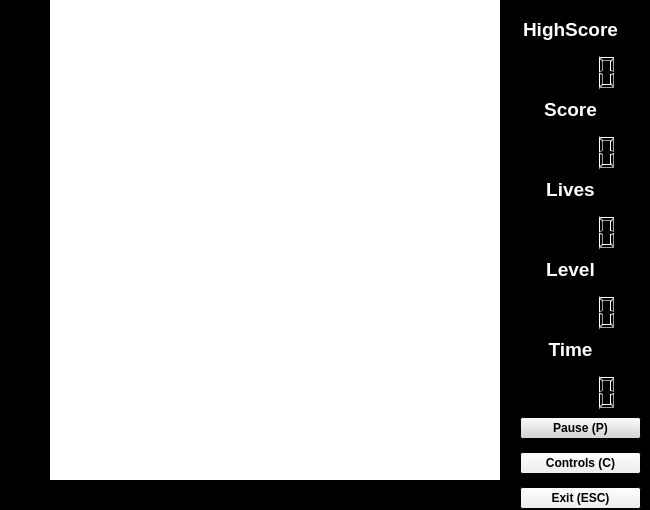
<?xml version="1.0" encoding="UTF-8"?>
<ui version="4.0">
 <class>Pacmanwindow</class>
 <widget class="QDialog" name="Pacmanwindow">
  <property name="geometry">
   <rect>
    <x>0</x>
    <y>0</y>
    <width>650</width>
    <height>510</height>
   </rect>
  </property>
  <property name="minimumSize">
   <size>
    <width>650</width>
    <height>510</height>
   </size>
  </property>
  <property name="maximumSize">
   <size>
    <width>650</width>
    <height>510</height>
   </size>
  </property>
  <property name="palette">
   <palette>
    <active>
     <colorrole role="Base">
      <brush brushstyle="SolidPattern">
       <color alpha="255">
        <red>255</red>
        <green>255</green>
        <blue>255</blue>
       </color>
      </brush>
     </colorrole>
     <colorrole role="Window">
      <brush brushstyle="SolidPattern">
       <color alpha="255">
        <red>0</red>
        <green>0</green>
        <blue>0</blue>
       </color>
      </brush>
     </colorrole>
    </active>
    <inactive>
     <colorrole role="Base">
      <brush brushstyle="SolidPattern">
       <color alpha="255">
        <red>255</red>
        <green>255</green>
        <blue>255</blue>
       </color>
      </brush>
     </colorrole>
     <colorrole role="Window">
      <brush brushstyle="SolidPattern">
       <color alpha="255">
        <red>0</red>
        <green>0</green>
        <blue>0</blue>
       </color>
      </brush>
     </colorrole>
    </inactive>
    <disabled>
     <colorrole role="Base">
      <brush brushstyle="SolidPattern">
       <color alpha="255">
        <red>0</red>
        <green>0</green>
        <blue>0</blue>
       </color>
      </brush>
     </colorrole>
     <colorrole role="Window">
      <brush brushstyle="SolidPattern">
       <color alpha="255">
        <red>0</red>
        <green>0</green>
        <blue>0</blue>
       </color>
      </brush>
     </colorrole>
    </disabled>
   </palette>
  </property>
  <property name="windowTitle">
   <string notr="true"/>
  </property>
  <property name="autoFillBackground">
   <bool>true</bool>
  </property>
  <property name="sizeGripEnabled">
   <bool>false</bool>
  </property>
  <property name="modal">
   <bool>false</bool>
  </property>
  <widget class="QWidget" name="layoutWidget">
   <property name="geometry">
    <rect>
     <x>500</x>
     <y>10</y>
     <width>141</width>
     <height>81</height>
    </rect>
   </property>
   <layout class="QVBoxLayout" name="verticalLayout_6">
    <item>
     <widget class="QLabel" name="label_6">
      <property name="palette">
       <palette>
        <active>
         <colorrole role="WindowText">
          <brush brushstyle="SolidPattern">
           <color alpha="255">
            <red>255</red>
            <green>255</green>
            <blue>255</blue>
           </color>
          </brush>
         </colorrole>
        </active>
        <inactive>
         <colorrole role="WindowText">
          <brush brushstyle="SolidPattern">
           <color alpha="255">
            <red>255</red>
            <green>255</green>
            <blue>255</blue>
           </color>
          </brush>
         </colorrole>
        </inactive>
        <disabled>
         <colorrole role="WindowText">
          <brush brushstyle="SolidPattern">
           <color alpha="255">
            <red>127</red>
            <green>127</green>
            <blue>127</blue>
           </color>
          </brush>
         </colorrole>
        </disabled>
       </palette>
      </property>
      <property name="font">
       <font>
        <pointsize>14</pointsize>
        <weight>75</weight>
        <italic>false</italic>
        <bold>true</bold>
        <underline>false</underline>
       </font>
      </property>
      <property name="text">
       <string>HighScore</string>
      </property>
      <property name="textFormat">
       <enum>Qt::AutoText</enum>
      </property>
      <property name="alignment">
       <set>Qt::AlignCenter</set>
      </property>
     </widget>
    </item>
    <item>
     <widget class="QLCDNumber" name="highScroreLcdNumber_2">
      <property name="frameShape">
       <enum>QFrame::NoFrame</enum>
      </property>
      <property name="frameShadow">
       <enum>QFrame::Plain</enum>
      </property>
      <property name="digitCount">
       <number>5</number>
      </property>
      <property name="segmentStyle">
       <enum>QLCDNumber::Outline</enum>
      </property>
     </widget>
    </item>
   </layout>
  </widget>
  <widget class="QGraphicsView" name="graphicsView">
   <property name="geometry">
    <rect>
     <x>50</x>
     <y>0</y>
     <width>450</width>
     <height>480</height>
    </rect>
   </property>
   <property name="minimumSize">
    <size>
     <width>450</width>
     <height>480</height>
    </size>
   </property>
   <property name="maximumSize">
    <size>
     <width>640</width>
     <height>480</height>
    </size>
   </property>
   <property name="frameShape">
    <enum>QFrame::NoFrame</enum>
   </property>
   <property name="frameShadow">
    <enum>QFrame::Plain</enum>
   </property>
   <property name="verticalScrollBarPolicy">
    <enum>Qt::ScrollBarAlwaysOff</enum>
   </property>
   <property name="horizontalScrollBarPolicy">
    <enum>Qt::ScrollBarAlwaysOff</enum>
   </property>
   <property name="backgroundBrush">
    <brush brushstyle="SolidPattern">
     <color alpha="255">
      <red>0</red>
      <green>0</green>
      <blue>0</blue>
     </color>
    </brush>
   </property>
  </widget>
  <widget class="QWidget" name="layoutWidget_3">
   <property name="geometry">
    <rect>
     <x>500</x>
     <y>170</y>
     <width>141</width>
     <height>81</height>
    </rect>
   </property>
   <layout class="QVBoxLayout" name="verticalLayout_7">
    <item>
     <widget class="QLabel" name="label_7">
      <property name="palette">
       <palette>
        <active>
         <colorrole role="WindowText">
          <brush brushstyle="SolidPattern">
           <color alpha="255">
            <red>255</red>
            <green>255</green>
            <blue>255</blue>
           </color>
          </brush>
         </colorrole>
        </active>
        <inactive>
         <colorrole role="WindowText">
          <brush brushstyle="SolidPattern">
           <color alpha="255">
            <red>255</red>
            <green>255</green>
            <blue>255</blue>
           </color>
          </brush>
         </colorrole>
        </inactive>
        <disabled>
         <colorrole role="WindowText">
          <brush brushstyle="SolidPattern">
           <color alpha="255">
            <red>127</red>
            <green>127</green>
            <blue>127</blue>
           </color>
          </brush>
         </colorrole>
        </disabled>
       </palette>
      </property>
      <property name="font">
       <font>
        <pointsize>14</pointsize>
        <weight>75</weight>
        <bold>true</bold>
       </font>
      </property>
      <property name="text">
       <string>Lives</string>
      </property>
      <property name="alignment">
       <set>Qt::AlignCenter</set>
      </property>
     </widget>
    </item>
    <item>
     <widget class="QLCDNumber" name="livesLcdNumber_2">
      <property name="frameShape">
       <enum>QFrame::NoFrame</enum>
      </property>
      <property name="segmentStyle">
       <enum>QLCDNumber::Outline</enum>
      </property>
     </widget>
    </item>
   </layout>
  </widget>
  <widget class="QWidget" name="layoutWidget_4">
   <property name="geometry">
    <rect>
     <x>500</x>
     <y>330</y>
     <width>141</width>
     <height>81</height>
    </rect>
   </property>
   <layout class="QVBoxLayout" name="verticalLayout_8">
    <item>
     <widget class="QLabel" name="label_8">
      <property name="palette">
       <palette>
        <active>
         <colorrole role="WindowText">
          <brush brushstyle="SolidPattern">
           <color alpha="255">
            <red>255</red>
            <green>255</green>
            <blue>255</blue>
           </color>
          </brush>
         </colorrole>
        </active>
        <inactive>
         <colorrole role="WindowText">
          <brush brushstyle="SolidPattern">
           <color alpha="255">
            <red>255</red>
            <green>255</green>
            <blue>255</blue>
           </color>
          </brush>
         </colorrole>
        </inactive>
        <disabled>
         <colorrole role="WindowText">
          <brush brushstyle="SolidPattern">
           <color alpha="255">
            <red>127</red>
            <green>127</green>
            <blue>127</blue>
           </color>
          </brush>
         </colorrole>
        </disabled>
       </palette>
      </property>
      <property name="font">
       <font>
        <pointsize>14</pointsize>
        <weight>75</weight>
        <bold>true</bold>
       </font>
      </property>
      <property name="text">
       <string>Time</string>
      </property>
      <property name="alignment">
       <set>Qt::AlignCenter</set>
      </property>
     </widget>
    </item>
    <item>
     <widget class="QLCDNumber" name="timeLcdNumber_2">
      <property name="frameShape">
       <enum>QFrame::NoFrame</enum>
      </property>
      <property name="digitCount">
       <number>5</number>
      </property>
      <property name="segmentStyle">
       <enum>QLCDNumber::Outline</enum>
      </property>
     </widget>
    </item>
   </layout>
  </widget>
  <widget class="QWidget" name="layoutWidget_2">
   <property name="geometry">
    <rect>
     <x>500</x>
     <y>90</y>
     <width>141</width>
     <height>81</height>
    </rect>
   </property>
   <layout class="QVBoxLayout" name="verticalLayout_9">
    <item>
     <widget class="QLabel" name="scoreLabel">
      <property name="palette">
       <palette>
        <active>
         <colorrole role="WindowText">
          <brush brushstyle="SolidPattern">
           <color alpha="255">
            <red>255</red>
            <green>255</green>
            <blue>255</blue>
           </color>
          </brush>
         </colorrole>
        </active>
        <inactive>
         <colorrole role="WindowText">
          <brush brushstyle="SolidPattern">
           <color alpha="255">
            <red>255</red>
            <green>255</green>
            <blue>255</blue>
           </color>
          </brush>
         </colorrole>
        </inactive>
        <disabled>
         <colorrole role="WindowText">
          <brush brushstyle="SolidPattern">
           <color alpha="255">
            <red>127</red>
            <green>127</green>
            <blue>127</blue>
           </color>
          </brush>
         </colorrole>
        </disabled>
       </palette>
      </property>
      <property name="font">
       <font>
        <pointsize>14</pointsize>
        <weight>75</weight>
        <bold>true</bold>
       </font>
      </property>
      <property name="lineWidth">
       <number>0</number>
      </property>
      <property name="text">
       <string>Score</string>
      </property>
      <property name="alignment">
       <set>Qt::AlignCenter</set>
      </property>
     </widget>
    </item>
    <item>
     <widget class="QLCDNumber" name="scoreLcdNumber_2">
      <property name="frameShape">
       <enum>QFrame::NoFrame</enum>
      </property>
      <property name="smallDecimalPoint">
       <bool>false</bool>
      </property>
      <property name="digitCount">
       <number>5</number>
      </property>
      <property name="segmentStyle">
       <enum>QLCDNumber::Outline</enum>
      </property>
     </widget>
    </item>
   </layout>
  </widget>
  <widget class="QLabel" name="label">
   <property name="geometry">
    <rect>
     <x>10</x>
     <y>10</y>
     <width>41</width>
     <height>71</height>
    </rect>
   </property>
   <property name="text">
    <string/>
   </property>
   <property name="pixmap">
    <pixmap resource="Images.qrc">:/images/pacright2.png</pixmap>
   </property>
  </widget>
  <widget class="QLabel" name="label_2">
   <property name="geometry">
    <rect>
     <x>0</x>
     <y>110</y>
     <width>51</width>
     <height>61</height>
    </rect>
   </property>
   <property name="text">
    <string/>
   </property>
   <property name="pixmap">
    <pixmap resource="Images.qrc">:/images/ghostrightblue2.png</pixmap>
   </property>
  </widget>
  <widget class="QLabel" name="label_3">
   <property name="geometry">
    <rect>
     <x>0</x>
     <y>220</y>
     <width>59</width>
     <height>61</height>
    </rect>
   </property>
   <property name="text">
    <string/>
   </property>
   <property name="pixmap">
    <pixmap resource="Images.qrc">:/images/ghostdownred1.png</pixmap>
   </property>
  </widget>
  <widget class="QLabel" name="label_4">
   <property name="geometry">
    <rect>
     <x>0</x>
     <y>330</y>
     <width>59</width>
     <height>61</height>
    </rect>
   </property>
   <property name="text">
    <string/>
   </property>
   <property name="pixmap">
    <pixmap resource="Images.qrc">:/images/ghostuporange1.png</pixmap>
   </property>
  </widget>
  <widget class="QLabel" name="label_5">
   <property name="geometry">
    <rect>
     <x>0</x>
     <y>430</y>
     <width>59</width>
     <height>61</height>
    </rect>
   </property>
   <property name="text">
    <string/>
   </property>
   <property name="pixmap">
    <pixmap resource="Images.qrc">:/images/ghostleft2.png</pixmap>
   </property>
  </widget>
  <widget class="QWidget" name="layoutWidget">
   <property name="geometry">
    <rect>
     <x>500</x>
     <y>250</y>
     <width>141</width>
     <height>81</height>
    </rect>
   </property>
   <layout class="QVBoxLayout" name="verticalLayout">
    <item>
     <widget class="QLabel" name="label_10">
      <property name="palette">
       <palette>
        <active>
         <colorrole role="WindowText">
          <brush brushstyle="SolidPattern">
           <color alpha="255">
            <red>255</red>
            <green>255</green>
            <blue>255</blue>
           </color>
          </brush>
         </colorrole>
        </active>
        <inactive>
         <colorrole role="WindowText">
          <brush brushstyle="SolidPattern">
           <color alpha="255">
            <red>255</red>
            <green>255</green>
            <blue>255</blue>
           </color>
          </brush>
         </colorrole>
        </inactive>
        <disabled>
         <colorrole role="WindowText">
          <brush brushstyle="SolidPattern">
           <color alpha="255">
            <red>127</red>
            <green>127</green>
            <blue>127</blue>
           </color>
          </brush>
         </colorrole>
        </disabled>
       </palette>
      </property>
      <property name="font">
       <font>
        <pointsize>14</pointsize>
        <weight>75</weight>
        <bold>true</bold>
       </font>
      </property>
      <property name="text">
       <string>Level</string>
      </property>
      <property name="alignment">
       <set>Qt::AlignCenter</set>
      </property>
     </widget>
    </item>
    <item>
     <widget class="QLCDNumber" name="levelLcdNumber_2">
      <property name="frameShape">
       <enum>QFrame::NoFrame</enum>
      </property>
      <property name="segmentStyle">
       <enum>QLCDNumber::Outline</enum>
      </property>
     </widget>
    </item>
   </layout>
  </widget>
  <widget class="QWidget" name="">
   <property name="geometry">
    <rect>
     <x>520</x>
     <y>410</y>
     <width>121</width>
     <height>109</height>
    </rect>
   </property>
   <layout class="QVBoxLayout" name="verticalLayout_2">
    <item>
     <widget class="QPushButton" name="pauseButton">
      <property name="palette">
       <palette>
        <active>
         <colorrole role="Button">
          <brush brushstyle="SolidPattern">
           <color alpha="255">
            <red>213</red>
            <green>213</green>
            <blue>213</blue>
           </color>
          </brush>
         </colorrole>
        </active>
        <inactive>
         <colorrole role="Button">
          <brush brushstyle="SolidPattern">
           <color alpha="255">
            <red>213</red>
            <green>213</green>
            <blue>213</blue>
           </color>
          </brush>
         </colorrole>
        </inactive>
        <disabled>
         <colorrole role="Button">
          <brush brushstyle="SolidPattern">
           <color alpha="255">
            <red>213</red>
            <green>213</green>
            <blue>213</blue>
           </color>
          </brush>
         </colorrole>
        </disabled>
       </palette>
      </property>
      <property name="font">
       <font>
        <weight>75</weight>
        <bold>true</bold>
       </font>
      </property>
      <property name="text">
       <string>Pause (P)</string>
      </property>
      <property name="autoDefault">
       <bool>false</bool>
      </property>
      <property name="default">
       <bool>false</bool>
      </property>
      <property name="flat">
       <bool>false</bool>
      </property>
     </widget>
    </item>
    <item>
     <widget class="QPushButton" name="controlsButton">
      <property name="enabled">
       <bool>true</bool>
      </property>
      <property name="font">
       <font>
        <weight>75</weight>
        <bold>true</bold>
       </font>
      </property>
      <property name="text">
       <string>Controls (C)</string>
      </property>
      <property name="autoDefault">
       <bool>false</bool>
      </property>
      <property name="default">
       <bool>false</bool>
      </property>
     </widget>
    </item>
    <item>
     <widget class="QPushButton" name="exitButton">
      <property name="sizeIncrement">
       <size>
        <width>100</width>
        <height>0</height>
       </size>
      </property>
      <property name="font">
       <font>
        <weight>75</weight>
        <bold>true</bold>
       </font>
      </property>
      <property name="text">
       <string>Exit (ESC)</string>
      </property>
      <property name="shortcut">
       <string extracomment="Exit"/>
      </property>
      <property name="autoDefault">
       <bool>false</bool>
      </property>
      <property name="default">
       <bool>false</bool>
      </property>
      <property name="flat">
       <bool>false</bool>
      </property>
     </widget>
    </item>
   </layout>
  </widget>
 </widget>
 <resources>
  <include location="Images.qrc"/>
 </resources>
 <connections/>
</ui>
